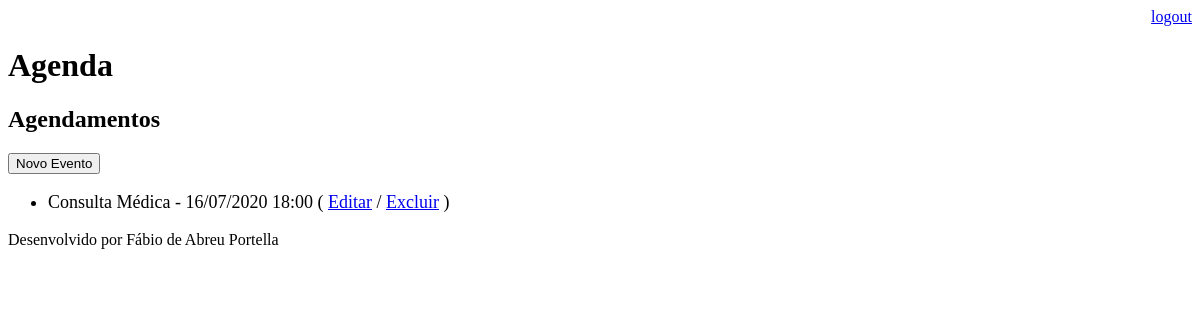
/agenda/ (signed in), run on an earlier commit of the app's database.
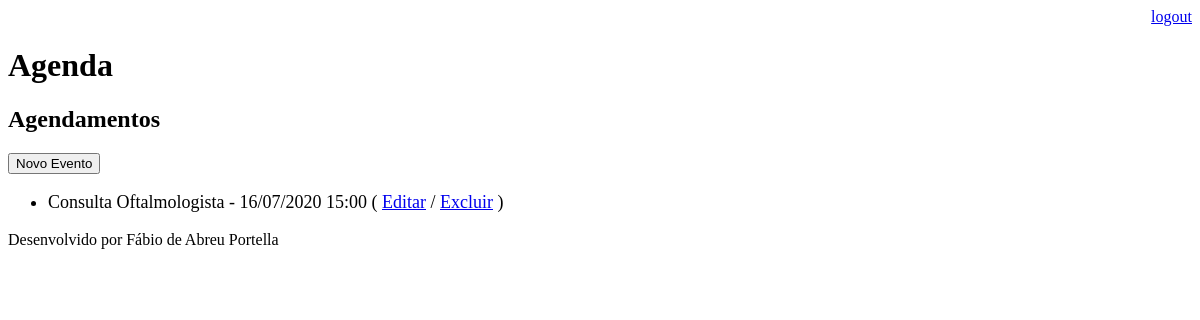
And on a later commit of the database.
### core/models.py (models this page shows, shortened)
class Evento(models.Model):
    titulo = models.CharField(max_length=100)
    descricao = models.TextField(blank=True, null=True)
    data_evento = models.DateTimeField(verbose_name='Data do Evento')
    data_criacao = models.DateTimeField(auto_now=True)
    usuario = models.ForeignKey(User, on_delete=models.CASCADE)
    class Meta:
        db_table = 'evento'
    def get_data_evento(self):
        return self.data_evento.strftime('%d/%m/%Y %H:%M')
    def get_evento_atrasado(self):
        if self.data_evento < datetime.now():
            return True
        else:
            return False

### core/views.py (the view)
# urls.py: path('agenda/', views.lista_eventos),
@login_required(login_url='/login/')
def lista_eventos(request):
    usuario = request.user
    data_atual = datetime.now() - timedelta(hours=1)
    evento = Evento.objects.filter(usuario = usuario,
                                   data_evento__gt = data_atual)  ## __gt -> maior que _lt -> menor que
    dados = {'eventos':evento}
    return render(request, 'agenda.html', dados)

### templates/agenda.html
    {% extends "model-page.html" %}
    {% block content %}
    <h2>Agendamentos</h2>
    <a href="evento">
       <button type="button">Novo Evento</button>
    </a>
    <ul style="font-size: 18px">
        {% for evento in eventos %}
            <li>
                <div style= {% if evento.get_evento_atrasado %} "color:red" {% endif %}>
                    {{ evento.titulo }} - {{ evento.get_data_evento }}
                    ( <a href="evento/?id={{ evento.id }}">Editar</a>
                    / <a href="evento/delete/{{ evento.id }}/">Excluir</a> )
                </div>
            </li>
        {% endfor %}
    </ul>
    {% endblock %}

### templates/model-page.html
<!DOCTYPE html>
<html lang="en">
<head>
    {% include "model-header.html" %}
</head>
<body>
    {% block content %} {% endblock %}
    {% include "model-footer.html" %}
</body>
</html>

### templates/model-header.html (shortened to what this page needs)
<div align="right">
    <a href="/logout">logout</a>
</div>
<h1>Agenda</h1>

### templates/model-footer.html
<p>Desenvolvido por Fábio de Abreu Portella</p>

What changed in the data, as far as the page shows it:
changed Evento: titulo "Consulta Médica" → "Consulta Oftalmologista"; get_data_evento "16/07/2020 18:00" → "16/07/2020 15:00"
